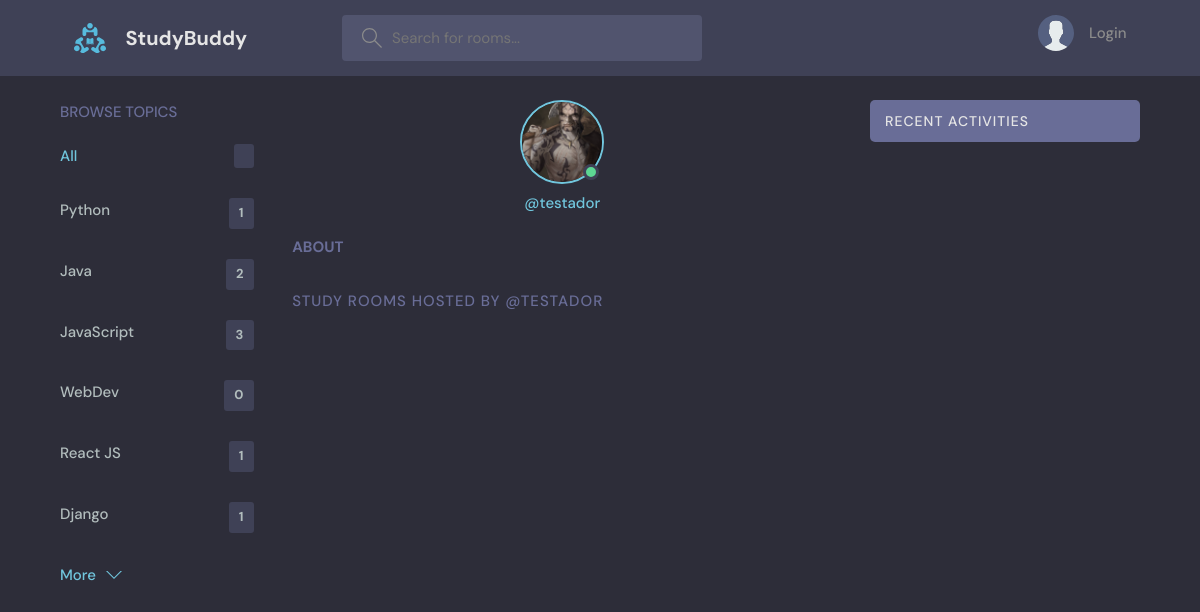
The page /profile/8 on the database as committed earlier.
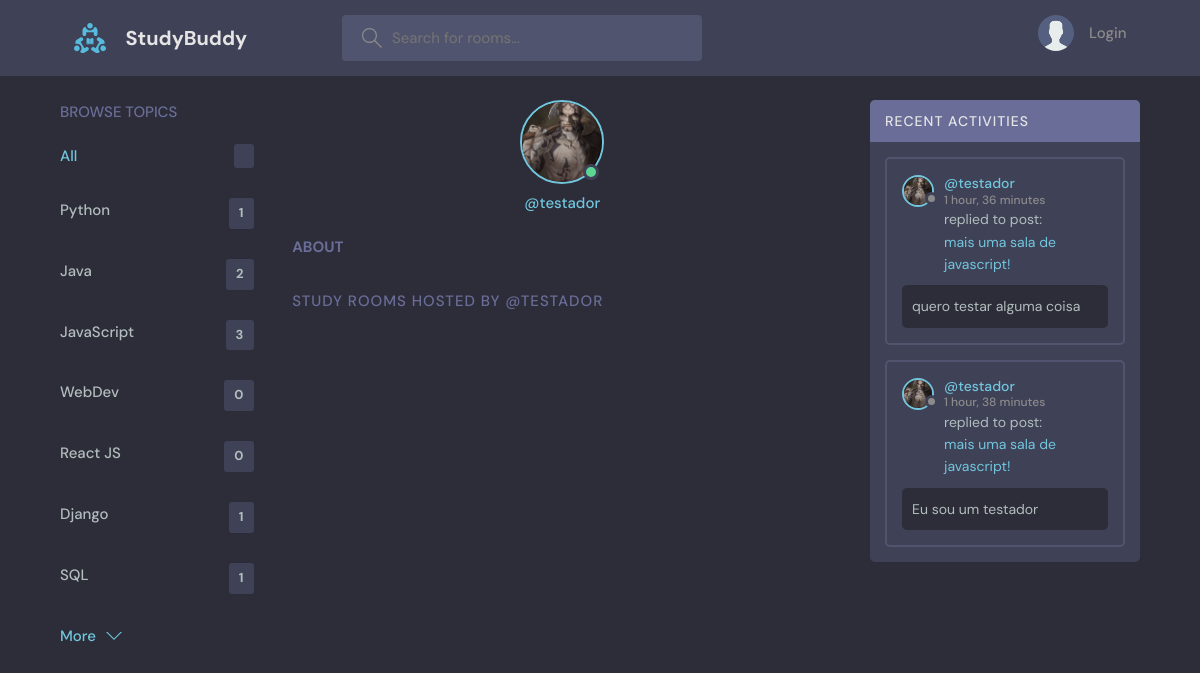
The same page on the database as committed later.
### base/models.py (models this page shows, shortened)
class Topic(models.Model):
    name = models.CharField(max_length=200)

class UserProfile(models.Model):
    user = models.OneToOneField(User, on_delete=models.CASCADE)
    name = models.CharField(max_length=50)
    about = models.TextField(max_length=200)
    avatar = models.ImageField(upload_to='media/avatars', default='media/avatars/avatar.svg', blank=True)

class Message(models.Model):
    userProfile = models.ForeignKey(UserProfile, on_delete=models.CASCADE)
    room = models.ForeignKey(Room, on_delete=models.CASCADE)
    body = models.TextField()
    updated = models.DateTimeField(auto_now=True)
    created = models.DateTimeField(auto_now_add=True)
    class Meta:
        ordering = ['-updated', '-created']
    def __str__(self):
        if len(self.body) > 50:
            return self.body[0:50]+"... "
        else:
            return self.body

class Room(models.Model):
    hostProfile = models.ForeignKey(UserProfile, on_delete=models.CASCADE, null=True)           #o host da sala de conversas é um user
    topic = models.ForeignKey(Topic, on_delete=models.SET_NULL, null=True)
    name = models.CharField(max_length=200)
    description = models.TextField(null = True, blank = True)
    participants = models.ManyToManyField(UserProfile, related_name='participants', blank = True)     #como os participantes da sala são do mesmo tipo já declarado anteriormente, temos que dar um nome para a coluna da tabela relacional, que nesse caso vai ser participants
    updated = models.DateTimeField(auto_now=True)
    created = models.DateTimeField(auto_now_add=True)
    class Meta:
        ordering = ['-updated', '-created']
    def __str__(self):
        return self.name

### base/views.py (the view)
# urls.py: path('profile/<str:pk>', views.user_profile, name="user-profile"),
def user_profile(request, pk):
    user = User.objects.get(id=pk)
    userProfile = UserProfile.objects.get(user__id = user.id)
    rooms = userProfile.room_set.all()
    room_messages = userProfile.message_set.all()
    topics = Topic.objects.all()
    if request.user.is_authenticated:
        avatar = UserProfile.objects.get(user__username = request.user).avatar.url
    else:
        avatar = 'media/avatars/avatar.svg'
    context = {'user' : user, 'rooms' : rooms, 'room_messages' : room_messages, 'topics' : topics, 'userProfile' : userProfile, 'avatar' : avatar}
    return render(request, 'base/profile.html', context)

### base/templates/base/profile.html (shortened to what this page needs)
{% extends 'main.html' %}
{% block content %}
<main class="profile-page layout layout--3">
  <div class="container">
    {% include 'base/topics_component.html' %}
    <div class="roomList">
      <div class="profile">
        <div class="profile__avatar">
          <div class="avatar avatar--large active">
            <img src="{{userProfile.avatar.url}}" />
          </div>
        </div>
        <div class="profile__info">
          <p>@{{user.username}}</p>
        </div>
        <div class="profile__about">
          <h3>About</h3>
        </div>
      </div>
      <div class="roomList__header">
        <div>
          <h2>Study Rooms Hosted by @{{user.username}}</a>
          </h2>
        </div>
      </div>
    </div>
    {% include 'base/activity_component.html' %}
  </div>
</main>
{% endblock content %}

### templates/main.html (shortened to what this page needs)
<!DOCTYPE html>
{% load static %}
<html lang="en">
  <head>
    <link rel="stylesheet" href="{% static 'styles/style.css' %}" />
  </head>
  <body>
    {% include 'navbar.html' %}
    {% block content %}
    {% endblock content %}
</body>
</html>

### templates/navbar.html (shortened to what this page needs)
{% load static %}
<header class="header header--loggedIn">
    <div class="container">
      <a href="{% url 'home' %}" class="header__logo">
        <img src="{% static 'images/logo.svg' %}" />
        <h1>StudyBuddy</h1>
      </a>
      <form class="header__search" method="GET" action="{% url 'home' %}">
        <label>
          <input type="text" name="q" placeholder="Search for rooms..." />
        </label>
      </form>
      <nav class="header__menu">
        {% if request.user.is_authenticated %}
        <div class="header__user">
          <a href="{% url 'user-profile' request.user.id %}">
            <div class="avatar avatar--medium active">
              <img src="{{avatar}}" />
            </div>
            <p>{{request.user.username}} <span>@{{request.user.username}}</span></p>
          </a>
          <button class="dropdown-button">
            <svg version="1.1" xmlns="http://www.w3.org/2000/svg" width="32" height="32" viewBox="0 0 32 32">
              <title>chevron-down</title>
              <path d="M16 21l-13-13h-3l16 16 16-16h-3l-13 13z"></path>
            </svg>
          </button>
        </div>
        {% else %}
        <a href="{% url 'login' %}">
          <img src="{% static 'images/avatar.svg' %}" />
          <p>Login</p>
        </a>
        {% endif %}
      </nav>
    </div>
  </header>

### base/templates/base/topics_component.html
<div class="topics">
    <div class="topics__header">
        <h2>Browse Topics</h2>
    </div>
    <ul class="topics__list">
        <li>
        <a href="{% url 'home' %}" class="active">All <span>{{room_count}}</span></a>
        </li>
        {% for topic in topics %}
        <li>
            <a href="{% url 'home' %}?q={{topic.name}}">{{topic.name}}<span>{{topic.room_set.all.count}}</span></a>
        </li>
        {% endfor %}
    </ul>
    <a class="btn btn--link" href="{% url 'topics' %}">
        More
        <svg version="1.1" xmlns="http://www.w3.org/2000/svg" width="32" height="32" viewBox="0 0 32 32">
        <title>chevron-down</title>
        <path d="M16 21l-13-13h-3l16 16 16-16h-3l-13 13z"></path>
        </svg>
    </a>
</div>

### base/templates/base/activity_component.html (shortened to what this page needs)
<div class="activities">
    <div class="activities__header">
      <h2>Recent Activities</h2>
    </div>
    {% for message in room_messages %}
    <div class="activities__box">
      <div class="activities__boxHeader roomListRoom__header">
        <a href="{% url 'user-profile' message.userProfile.user.id %}" class="roomListRoom__author">
          <div class="avatar avatar--small">
            <img src="{{message.userProfile.avatar.url}}" />
          </div>
          <p>
            @{{message.userProfile.user.username}}
            <span>{{message.created|timesince}}</span>
          </p>
        </a>
      </div>
      <div class="activities__boxContent">
        <p>replied to post: <a href="{% url 'room' message.room.id %}">{{message.room}}!</a></p>
        <div class="activities__boxRoomContent">
          {{message}}
        </div>
      </div>
    </div>
    {% endfor %}
  </div>

Rows that differ between the two databases and show on the page:
computed for Topic "React JS": room_set.all.count "1" → "0"
added Topic: name "SQL", room_set.all.count "1"
added Message: userProfile.avatar (picture), userProfile.user.username "testador", created "1 hour, 36 minutes", room "mais uma sala de javascript", body "quero testar alguma coisa"
added Message: userProfile.avatar (picture), userProfile.user.username "testador", created "1 hour, 38 minutes", room "mais uma sala de javascript", body "Eu sou um testador"
